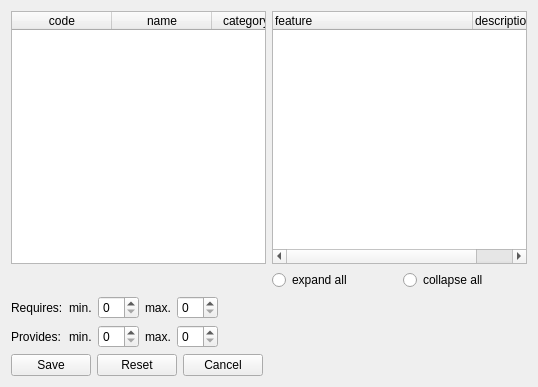
<?xml version="1.0" encoding="UTF-8"?>
<ui version="4.0">
 <class>components_features_edit_form</class>
 <widget class="QWidget" name="components_features_edit_form">
  <property name="geometry">
   <rect>
    <x>0</x>
    <y>0</y>
    <width>538</width>
    <height>387</height>
   </rect>
  </property>
  <property name="windowTitle">
   <string>Edit a component/feature link</string>
  </property>
  <property name="assign:component.selected" stdset="0">
   <string notr="true">id</string>
  </property>
  <property name="assign:feature.selected" stdset="0">
   <string notr="true">featureid</string>
  </property>
  <property name="action" stdset="0">
   <string>ComponentFeatureRequest ComponentFeature {feature_id={feature.selected}; component_id={component.selected}}</string>
  </property>
  <layout class="QGridLayout" name="gridLayout">
   <item row="4" column="0">
    <layout class="QHBoxLayout" name="horizontalLayout">
     <item>
      <widget class="QPushButton" name="link">
       <property name="text">
        <string>Save</string>
       </property>
       <property name="form" stdset="0">
        <string notr="true">_CLOSE_</string>
       </property>
       <property name="action" stdset="0">
        <string notr="true">createComponentFeature ComponentFeature {component{id={component.selected}};feature{id={feature.selected}}; min_requires{{main.min_requires}}; max_requires{{main.max_requires}}; min_provides{{main.min_provides}}; max_provides{{main.max_provides}}}</string>
       </property>
      </widget>
     </item>
     <item>
      <widget class="QPushButton" name="pushButton">
       <property name="text">
        <string>Reset</string>
       </property>
       <property name="action" stdset="0">
        <string>ComponentFeatureRequest ComponentFeature {component_id={component.selected}; feature_id={feature.selected}}</string>
       </property>
      </widget>
     </item>
     <item>
      <widget class="QPushButton" name="cancel">
       <property name="text">
        <string>Cancel</string>
       </property>
       <property name="form" stdset="0">
        <string notr="true">_CLOSE_</string>
       </property>
      </widget>
     </item>
     <item>
      <spacer name="horizontalSpacer">
       <property name="orientation">
        <enum>Qt::Horizontal</enum>
       </property>
       <property name="sizeHint" stdset="0">
        <size>
         <width>40</width>
         <height>20</height>
        </size>
       </property>
      </spacer>
     </item>
    </layout>
   </item>
   <item row="1" column="0">
    <layout class="QGridLayout" name="gridLayout_2">
     <item row="2" column="1">
      <layout class="QHBoxLayout" name="horizontalLayout_4">
       <item>
        <widget class="QRadioButton" name="ignore_expand_feats">
         <property name="text">
          <string>expand all</string>
         </property>
        </widget>
       </item>
       <item>
        <widget class="QRadioButton" name="ignore_collapse_feats">
         <property name="text">
          <string>collapse all</string>
         </property>
        </widget>
       </item>
      </layout>
     </item>
     <item row="0" column="1">
      <widget class="QTreeWidget" name="feature">
       <property name="enabled">
        <bool>true</bool>
       </property>
       <property name="editTriggers">
        <set>QAbstractItemView::NoEditTriggers</set>
       </property>
       <property name="selectionMode">
        <enum>QAbstractItemView::SingleSelection</enum>
       </property>
       <property name="itemsExpandable">
        <bool>true</bool>
       </property>
       <property name="action" stdset="0">
        <string notr="true">FeatureHierarchyRequest feature {id=1}</string>
       </property>
       <attribute name="headerDefaultSectionSize">
        <number>200</number>
       </attribute>
       <column>
        <property name="text">
         <string>feature</string>
        </property>
       </column>
       <column>
        <property name="text">
         <string>description</string>
        </property>
       </column>
      </widget>
     </item>
     <item row="2" column="0">
      <layout class="QHBoxLayout" name="horizontalLayout_3"/>
     </item>
     <item row="0" column="0">
      <widget class="QTableWidget" name="component">
       <property name="horizontalScrollBarPolicy">
        <enum>Qt::ScrollBarAlwaysOff</enum>
       </property>
       <property name="alternatingRowColors">
        <bool>true</bool>
       </property>
       <property name="selectionMode">
        <enum>QAbstractItemView::SingleSelection</enum>
       </property>
       <property name="selectionBehavior">
        <enum>QAbstractItemView::SelectRows</enum>
       </property>
       <property name="showGrid">
        <bool>true</bool>
       </property>
       <property name="gridStyle">
        <enum>Qt::DotLine</enum>
       </property>
       <property name="sortingEnabled">
        <bool>true</bool>
       </property>
       <property name="action" stdset="0">
        <string notr="true">ComponentListRequest component {}</string>
       </property>
       <property name="synonym:component" stdset="0">
        <string>row</string>
       </property>
       <attribute name="horizontalHeaderShowSortIndicator" stdset="0">
        <bool>true</bool>
       </attribute>
       <attribute name="verticalHeaderStretchLastSection">
        <bool>false</bool>
       </attribute>
       <column>
        <property name="text">
         <string>code</string>
        </property>
       </column>
       <column>
        <property name="text">
         <string>name</string>
        </property>
       </column>
       <column>
        <property name="text">
         <string>categoryName</string>
        </property>
       </column>
       <column>
        <property name="text">
         <string>manufacturerName</string>
        </property>
       </column>
       <column>
        <property name="text">
         <string>mfgCode</string>
        </property>
       </column>
       <column>
        <property name="text">
         <string>webPage</string>
        </property>
       </column>
       <column>
        <property name="text">
         <string>description</string>
        </property>
       </column>
       <column>
        <property name="text">
         <string>price</string>
        </property>
       </column>
      </widget>
     </item>
    </layout>
   </item>
   <item row="2" column="0">
    <layout class="QFormLayout" name="formLayout">
     <property name="fieldGrowthPolicy">
      <enum>QFormLayout::AllNonFixedFieldsGrow</enum>
     </property>
     <item row="1" column="0">
      <widget class="QLabel" name="label_requires">
       <property name="text">
        <string>Requires:</string>
       </property>
      </widget>
     </item>
     <item row="1" column="1">
      <layout class="QHBoxLayout" name="horizontalLayout_5">
       <item>
        <widget class="QLabel" name="label_min_requires">
         <property name="text">
          <string>min.</string>
         </property>
         <property name="buddy">
          <cstring>min_requires</cstring>
         </property>
        </widget>
       </item>
       <item>
        <widget class="QSpinBox" name="min_requires"/>
       </item>
       <item>
        <widget class="QLabel" name="label_max_requires">
         <property name="text">
          <string>max.</string>
         </property>
         <property name="buddy">
          <cstring>max_requires</cstring>
         </property>
        </widget>
       </item>
       <item>
        <widget class="QSpinBox" name="max_requires"/>
       </item>
       <item>
        <spacer name="horizontalSpacer_2">
         <property name="orientation">
          <enum>Qt::Horizontal</enum>
         </property>
         <property name="sizeHint" stdset="0">
          <size>
           <width>40</width>
           <height>20</height>
          </size>
         </property>
        </spacer>
       </item>
      </layout>
     </item>
     <item row="2" column="0">
      <widget class="QLabel" name="label_7">
       <property name="text">
        <string>Provides:</string>
       </property>
      </widget>
     </item>
     <item row="2" column="1">
      <layout class="QHBoxLayout" name="horizontalLayout_6">
       <item>
        <widget class="QLabel" name="label_min_provides">
         <property name="text">
          <string>min.</string>
         </property>
         <property name="buddy">
          <cstring>min_provides</cstring>
         </property>
        </widget>
       </item>
       <item>
        <widget class="QSpinBox" name="min_provides"/>
       </item>
       <item>
        <widget class="QLabel" name="label_max_provides">
         <property name="text">
          <string>max.</string>
         </property>
         <property name="buddy">
          <cstring>max_provides</cstring>
         </property>
        </widget>
       </item>
       <item>
        <widget class="QSpinBox" name="max_provides"/>
       </item>
       <item>
        <spacer name="horizontalSpacer_3">
         <property name="orientation">
          <enum>Qt::Horizontal</enum>
         </property>
         <property name="sizeHint" stdset="0">
          <size>
           <width>40</width>
           <height>20</height>
          </size>
         </property>
        </spacer>
       </item>
      </layout>
     </item>
    </layout>
   </item>
  </layout>
 </widget>
 <tabstops>
  <tabstop>feature</tabstop>
  <tabstop>ignore_expand_feats</tabstop>
  <tabstop>ignore_collapse_feats</tabstop>
  <tabstop>min_requires</tabstop>
  <tabstop>max_requires</tabstop>
  <tabstop>min_provides</tabstop>
  <tabstop>max_provides</tabstop>
  <tabstop>link</tabstop>
  <tabstop>cancel</tabstop>
 </tabstops>
 <resources>
  <include location="../configurator.qrc"/>
  <include location="../configurator.qrc"/>
 </resources>
 <connections>
  <connection>
   <sender>ignore_expand_feats</sender>
   <signal>clicked()</signal>
   <receiver>feature</receiver>
   <slot>expandAll()</slot>
   <hints>
    <hint type="sourcelabel">
     <x>396</x>
     <y>267</y>
    </hint>
    <hint type="destinationlabel">
     <x>305</x>
     <y>172</y>
    </hint>
   </hints>
  </connection>
  <connection>
   <sender>ignore_collapse_feats</sender>
   <signal>clicked()</signal>
   <receiver>feature</receiver>
   <slot>collapseAll()</slot>
   <hints>
    <hint type="sourcelabel">
     <x>526</x>
     <y>267</y>
    </hint>
    <hint type="destinationlabel">
     <x>446</x>
     <y>172</y>
    </hint>
   </hints>
  </connection>
 </connections>
</ui>
